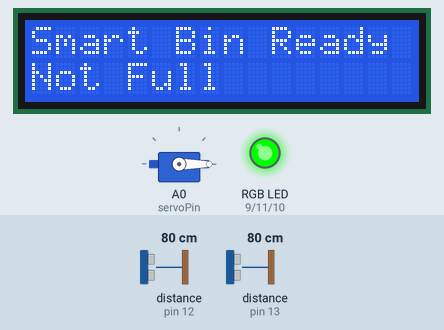
The sketch below on a simulated Arduino Uno, built with avr-gcc and run on an emulated ATmega328P. Shown: 16×2 character LCD, servo, an RGB LED mixed from three pins (HIGH = lit). Wiring (inferred from the names in the program): 2 × ultrasonic range finder: trigger pin 12, echo pin 12 / trigger pin 13, echo pin 13. The test bench sets the inputs (shaded band); at power-on: distance to the obstacle (sensors on pin 12, pin 13) 80 cm. The echo pulse lasts 58.3 µs per cm.

Above: at 3.2 s.
3.3 s: distance to the obstacle (sensor on pin 12) set to 57 cm
4.8 s: distance to the obstacle (sensor on pin 12) set to 49 cm
At 5.8 s:
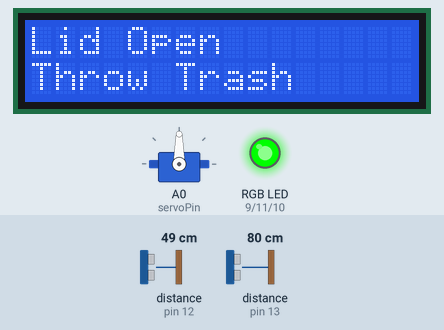
At 8.3 s:
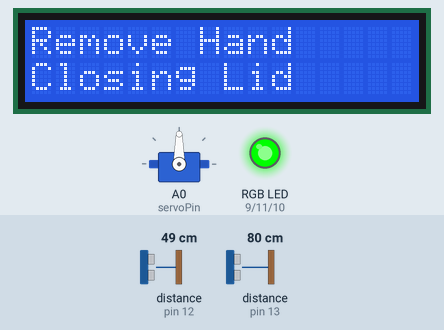
9.4 s: distance to the obstacle (sensor on pin 13) set to 24 cm
12.2 s: distance to the obstacle (sensor on pin 13) set to 20 cm
15.2 s: distance to the obstacle (sensor on pin 13) set to 35 cm
At 15.7 s:
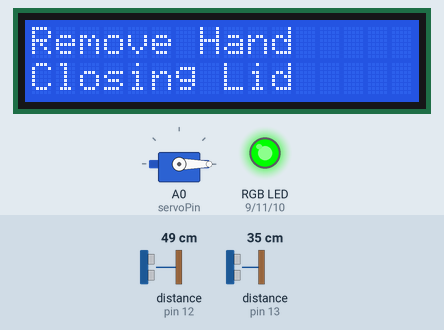
Timing chart, 0 to 18.2 s (numbered marks = the images above; inputs shaded):
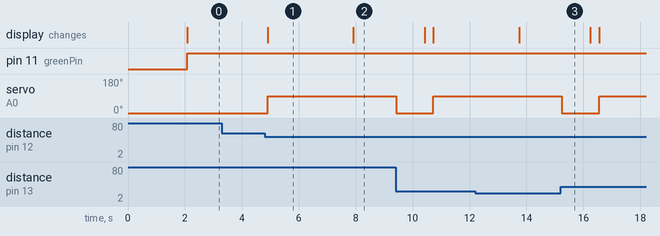

Measured:
- the behaviour switches between 52 and 51 cm on distance to the obstacle (sensor on pin 12) (found by bisection; images 0 and 1)
- after the input at 3.3 s, every drawn part: stays the same
- after the input at 4.8 s, servo on A0 (servoPin): 0° → 90° after 0.11 s; the display: changes after 0.11 s (image 1)
- after the input at 15.2 s, pin 9 (redPin): stays LOW (without the input it goes to HIGH after 1.3 s); pin 11 (greenPin): stays HIGH (without the input it goes to LOW after 1.3 s)
- what the display in image 1 shows lasts 3.0 s, from 4.9 s to 7.9 s

The sketch:

7.ino
```cpp
#include <Servo.h>
#include <LiquidCrystal.h>

// LCD pins: RS, E, D4, D5, D6, D7
LiquidCrystal lcd(2, 3, 4, 5, 6, 7);

Servo lidServo;

// PING))) ultrasonic sensors
const int handSensorPin = 12;   // front sensor for hand detection
const int fullSensorPin = 13;   // inside sensor for bin full detection

// Actuators
const int servoPin = A0;

const int redPin = 9;
const int greenPin = 11;
const int bluePin = 10;

// Distance settings in cm
const int handDistance = 50;  // hand detected if closer than 20 cm
const int fullDistance = 20;   // bin full if trash is closer than 8 cm

void setup() {
  lcd.begin(16, 2);

  lidServo.attach(servoPin);
  lidServo.write(0); // lid closed

  pinMode(redPin, OUTPUT);
  pinMode(greenPin, OUTPUT);
  pinMode(bluePin, OUTPUT);

  lcd.clear();
  lcd.setCursor(0, 0);
  lcd.print("Smart Trash Bin");
  lcd.setCursor(0, 1);
  lcd.print("Starting...");
  delay(2000);
}

void loop() {
  int handDist = readPing(handSensorPin);
  int fullDist = readPing(fullSensorPin);

  bool binFull = fullDist > 0 && fullDist <= fullDistance;
  bool handDetected = handDist > 0 && handDist <= handDistance;

  if (binFull) {
    setRGB(255, 0, 0); // red

    lcd.clear();
    lcd.setCursor(0, 0);
    lcd.print("BIN FULL");
    lcd.setCursor(0, 1);
    lcd.print("Please Empty");

    lidServo.write(0); // keep closed
  }
  else {
    setRGB(0, 255, 0); // green

    if (handDetected) {
      lidServo.write(90);   // open lid

	lcd.clear();
	lcd.setCursor(0,0);
	lcd.print("Lid Open");

	lcd.setCursor(0,1);
	lcd.print("Throw Trash");

	delay(3000);   // keep lid open for 3 sec

	lcd.clear();
	lcd.setCursor(0,0);
	lcd.print("Remove Hand");

	lcd.setCursor(0,1);
	lcd.print("Closing Lid");

	delay(1500);   // let user read message

	lidServo.write(0);    // close lid

	delay(1000);
	lcd.clear();

    }
    else {
      lcd.setCursor(0, 0);
      lcd.print("Smart Bin Ready ");
      lcd.setCursor(0, 1);
      lcd.print("Not Full        ");
    }
  }

  delay(300);
}

// Function for PING))) sensor
int readPing(int pin) {
  long duration;
  int distance;

  pinMode(pin, OUTPUT);
  digitalWrite(pin, LOW);
  delayMicroseconds(2);
  digitalWrite(pin, HIGH);
  delayMicroseconds(5);
  digitalWrite(pin, LOW);

  pinMode(pin, INPUT);
  duration = pulseIn(pin, HIGH, 30000);

  if (duration == 0) {
    return -1;
  }

  distance = duration / 29 / 2;
  return distance;
}

// RGB LED control
void setRGB(int redValue, int greenValue, int blueValue) {
  analogWrite(redPin, redValue);
  analogWrite(greenPin, greenValue);
  analogWrite(bluePin, blueValue);
}
```
